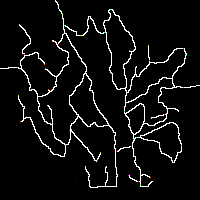
#> input picture 178 final/Lekagul Roadways.bmp, 200 x 200 px
$ python storebit.py
#> lines starting #> are read from the running program, lines starting #| are printed output that depends on the picture
from PIL import Image
import numpy as np
import json

def load_bitmap(filename):
#> called with filename = 'Lekagul Roadways.bmp'
    image = Image.open(filename)
#> image is the input picture: PIL image 200x200 P; mean R, G, B 14.7, 14.7, 14.6
    data = np.array(image)
    grid = np.zeros((data.shape[0], data.shape[1]))

    def assign_color(pixel, i, j):
        if pixel == 35:
            return 1  # White (road)
        elif pixel == 28:
            return 2  # Green (entrance sensors)
        elif pixel == 29:
            return 3  # Cyan (general-gate sensors)
        elif pixel == 30:
            return 4  # Red (gate sensors)
        elif pixel == 31:
            return 5  # Orange (camping sensors)
        elif pixel == 32:
            return 6  # Purple (ranger-base)
        elif pixel == 33:
            return 7  # Yellow (ranger-stops)
        else:
            return 0  # Black (non-traversable space)

    for j in range(data.shape[1]):  # Traverse columns
        for i in range(data.shape[0]):  # Traverse rows
            pixel = data[j][i]
            grid[j][i] = assign_color(pixel, i, j)
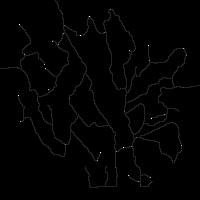
#> grid: shape (200, 200) float64; min 0, max 7, mean 0.061; drawn with min black and max white

    # Save the grid to a file
    np.savetxt("grid.txt", grid, fmt='%d')

    return grid

# Example usage
filename = "Lekagul Roadways.bmp"
grid = load_bitmap(filename)
